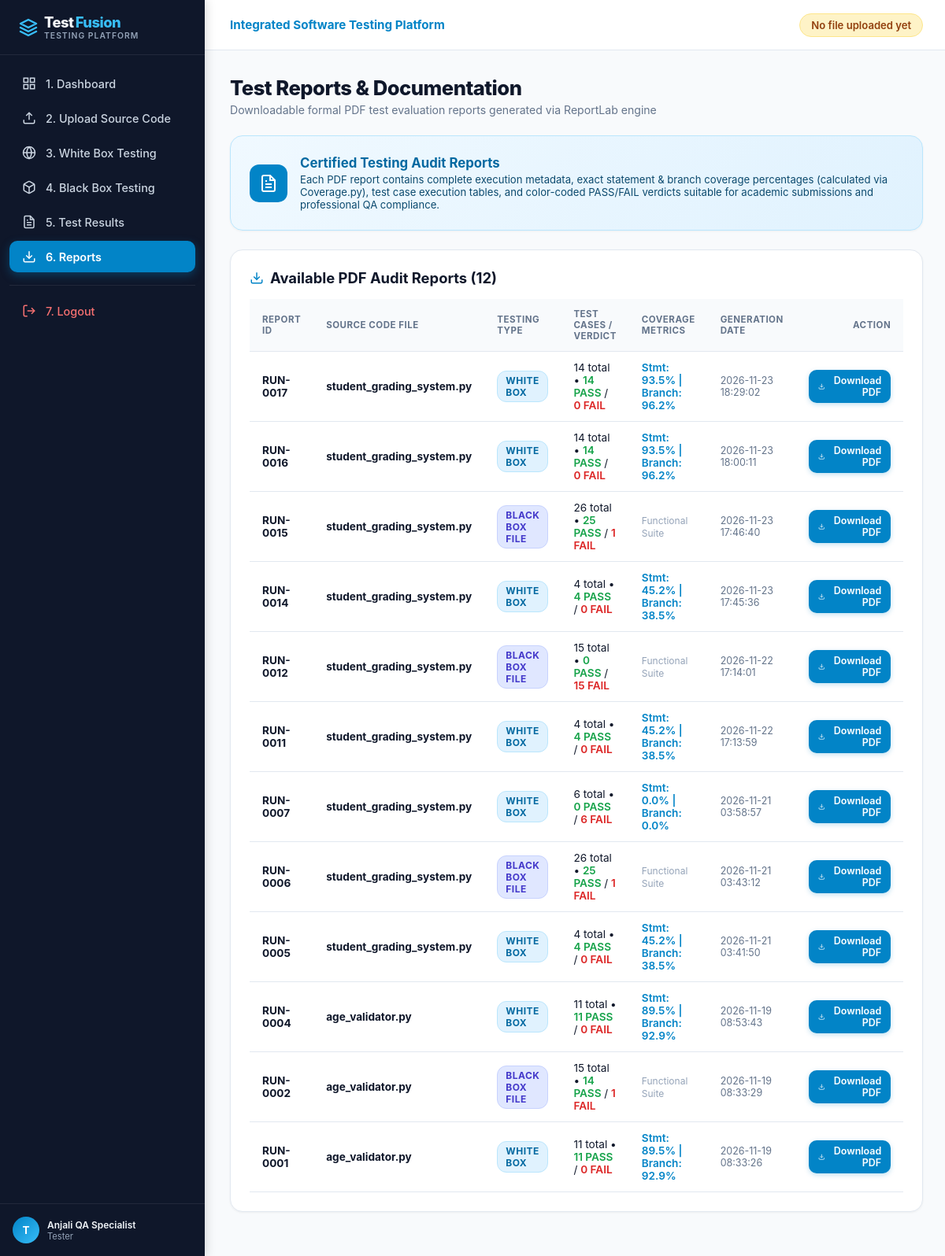
The app's page /reports (signed in) with its own data.
### tables this page shows
CREATE TABLE users (
    id INTEGER PRIMARY KEY AUTOINCREMENT,
    username TEXT UNIQUE NOT NULL,
    email TEXT UNIQUE NOT NULL,
    password_hash TEXT NOT NULL,
    full_name TEXT NOT NULL,
    role TEXT DEFAULT 'Tester',
    created_at TIMESTAMP DEFAULT CURRENT_TIMESTAMP
);

CREATE TABLE test_executions (
    id INTEGER PRIMARY KEY AUTOINCREMENT,
    user_id INTEGER NOT NULL,
    file_id INTEGER,
    test_type TEXT NOT NULL,
    total_tests INTEGER DEFAULT 0,
    passed_tests INTEGER DEFAULT 0,
    failed_tests INTEGER DEFAULT 0,
    statement_coverage REAL DEFAULT 0.0,
    branch_coverage REAL DEFAULT 0.0,
    total_statements INTEGER DEFAULT 0,
    covered_statements INTEGER DEFAULT 0,
    total_branches INTEGER DEFAULT 0,
    covered_branches INTEGER DEFAULT 0,
    duration_ms INTEGER DEFAULT 0,
    executed_lines TEXT DEFAULT '[]',
    missing_lines TEXT DEFAULT '[]',
    uncovered_branches TEXT DEFAULT '[]',
    pdf_report_path TEXT,
    executed_at TIMESTAMP DEFAULT CURRENT_TIMESTAMP,
    FOREIGN KEY (user_id) REFERENCES users(id) ON DELETE CASCADE,
    FOREIGN KEY (file_id) REFERENCES uploaded_files(id) ON DELETE SET NULL
);

CREATE TABLE uploaded_files (
    id INTEGER PRIMARY KEY AUTOINCREMENT,
    user_id INTEGER NOT NULL,
    filename TEXT NOT NULL,
    filepath TEXT NOT NULL,
    file_content TEXT NOT NULL,
    file_size INTEGER NOT NULL,
    uploaded_at TIMESTAMP DEFAULT CURRENT_TIMESTAMP,
    FOREIGN KEY (user_id) REFERENCES users(id) ON DELETE CASCADE
);

### app.py (the view)
@app.route('/reports')
@login_required
def reports():
    user_id = session['user_id']
    conn = get_db_connection()
    report_list = conn.execute("""
        SELECT e.*, f.filename
        FROM test_executions e
        LEFT JOIN uploaded_files f ON e.file_id = f.id
        WHERE e.user_id = ? AND e.pdf_report_path IS NOT NULL
        ORDER BY e.executed_at DESC
    """, (user_id,)).fetchall()
    conn.close()
    return render_template('reports.html', reports=report_list)

### app.py (called while the page is built)
def login_required(f):
    @wraps(f)
    def decorated_function(*args, **kwargs):
        if 'user_id' not in session:
            flash("Please log in to access the testing platform.", "warning")
            return redirect(url_for('login'))
        return f(*args, **kwargs)
    return decorated_function

def get_current_user():
    if 'user_id' not in session:
        return None
    conn = get_db_connection()
    user = conn.execute("SELECT id, username, email, full_name, role FROM users WHERE id = ?", (session['user_id'],)).fetchone()
    conn.close()
    return user

@app.context_processor
def inject_globals():
    return {
        'current_user': get_current_user(),
        'now': datetime.now()
    }

### database/db.py (called while the page is built)
def get_db_connection():
    conn = sqlite3.connect(DB_PATH)
    conn.row_factory = sqlite3.Row
    conn.execute("PRAGMA foreign_keys = ON;")
    return conn

### templates/reports.html (shortened to what this page needs)
{% extends "base.html" %}
{% block content %}
<div class="page-header">
    <div>
        <h1 class="page-title">Test Reports &amp; Documentation</h1>
        <p class="page-subtitle">Downloadable formal PDF test evaluation reports generated via ReportLab engine</p>
    </div>
</div>
<div class="content-card" style="margin-bottom: 24px; background: linear-gradient(135deg, #f0f9ff 0%, #e0f2fe 100%); border-color: #bae6fd;">
    <div style="display: flex; align-items: center; gap: 16px;">
        <div style="width: 48px; height: 48px; border-radius: 12px; background: #0284c7; color: white; display: flex; align-items: center; justify-content: center; flex-shrink: 0;">
        </div>
        <div>
            <h3 style="font-size: 1.05rem; font-weight: 700; color: #0369a1;">Certified Testing Audit Reports</h3>
            <p style="font-size: 0.82rem; color: #0c4a6e; margin-top: 3px;">
                Each PDF report contains complete execution metadata, exact statement &amp; branch coverage percentages (calculated via Coverage.py), test case execution tables, and color-coded PASS/FAIL verdicts suitable for academic submissions and professional QA compliance.
            </p>
        </div>
    </div>
</div>
<div class="content-card">
    <h2 class="card-title">
        <svg width="18" height="18" viewBox="0 0 24 24" fill="none" stroke="#0284c7" stroke-width="2"><path d="M21 15v4a2 2 0 0 1-2 2H5a2 2 0 0 1-2-2v-4"></path><polyline points="7 10 12 15 17 10"></polyline><line x1="12" y1="15" x2="12" y2="3"></line></svg>
        Available PDF Audit Reports ({{ reports | length }})
    </h2>
    <div class="table-responsive">
        <table class="custom-table">
            <thead>
                <tr>
                    <th>Report ID</th>
                    <th>Source Code File</th>
                    <th>Testing Type</th>
                    <th>Test Cases / Verdict</th>
                    <th>Coverage Metrics</th>
                    <th>Generation Date</th>
                    <th style="text-align: right;">Action</th>
                </tr>
            </thead>
            <tbody>
                {% for r in reports %}
                <tr>
                    <td><b>RUN-{{ "%04d" % r['id'] }}</b></td>
                    <td><b>{{ r['filename'] or 'N/A' }}</b></td>
                    <td>
                        {% if r['test_type'] == 'WHITE_BOX' %}
                            <span class="badge badge-info">White Box</span>
                        {% elif r['test_type'] == 'BLACK_BOX_FILE' %}
                            <span class="badge" style="background:#e0e7ff; color:#4338ca; border:1px solid #c7d2fe;">Black Box File</span>
                        {% else %}
                            <span class="badge" style="background:#f3e8ff; color:#7e22ce; border:1px solid #e9d5ff;">Manual Test</span>
                        {% endif %}
                    </td>
                    <td>
                        {{ r['total_tests'] }} total &bull;
                        <span style="color: #16a34a; font-weight: 600;">{{ r['passed_tests'] }} PASS</span> /
                        <span style="color: #dc2626; font-weight: 600;">{{ r['failed_tests'] }} FAIL</span>
                    </td>
                    <td>
                        {% if r['test_type'] == 'WHITE_BOX' %}
                            <span style="font-weight: 600; color: #0284c7;">
                                Stmt: {{ r['statement_coverage'] | round(1) }}% | Branch: {{ r['branch_coverage'] | round(1) }}%
                            </span>
                        {% else %}
                            <span style="color: #94a3b8; font-size: 0.75rem;">Functional Suite</span>
                        {% endif %}
                    </td>
                    <td style="color: #64748b; font-size: 0.78rem;">{{ r['executed_at'] }}</td>
                    <td style="text-align: right;">
                        <a href="{{ url_for('download_report', execution_id=r['id']) }}" class="btn btn-primary btn-sm">
                            <svg width="12" height="12" viewBox="0 0 24 24" fill="none" stroke="currentColor" stroke-width="2"><path d="M21 15v4a2 2 0 0 1-2 2H5a2 2 0 0 1-2-2v-4"></path><polyline points="7 10 12 15 17 10"></polyline><line x1="12" y1="15" x2="12" y2="3"></line></svg>
                            Download PDF
                        </a>
                    </td>
                </tr>
                {% else %}
                <tr>
                    <td colspan="7" style="text-align: center; color: #94a3b8; padding: 32px;">
                        No PDF reports generated yet. Execute a White Box or Black Box test run to generate certified reports!
                    </td>
                </tr>
                {% endfor %}
            </tbody>
        </table>
    </div>
</div>
{% endblock %}

### templates/base.html (shortened to what this page needs)
<!DOCTYPE html>
<html lang="en">
<head>
    <link rel="stylesheet" href="{{ url_for('static', filename='css/style.css') }}">
</head>
<body>
    <aside class="sidebar">
        <div class="sidebar-brand">
            <div>
                Test<span class="highlight">Fusion</span>
                <span class="sidebar-brand-subtitle">Testing Platform</span>
            </div>
        </div>
        <ul class="sidebar-menu">
            <li>
                <a href="{{ url_for('dashboard') }}" class="sidebar-link {% if request.endpoint == 'dashboard' %}active{% endif %}">
                    <svg viewBox="0 0 24 24" fill="none" stroke="currentColor" stroke-width="2"><rect x="3" y="3" width="7" height="7"></rect><rect x="14" y="3" width="7" height="7"></rect><rect x="14" y="14" width="7" height="7"></rect><rect x="3" y="14" width="7" height="7"></rect></svg>
                    <span>1. Dashboard</span>
                </a>
            </li>
            <li>
                <a href="{{ url_for('upload') }}" class="sidebar-link {% if request.endpoint == 'upload' %}active{% endif %}">
                    <svg viewBox="0 0 24 24" fill="none" stroke="currentColor" stroke-width="2"><path d="M21 15v4a2 2 0 0 1-2 2H5a2 2 0 0 1-2-2v-4"></path><polyline points="17 8 12 3 7 8"></polyline><line x1="12" y1="3" x2="12" y2="15"></line></svg>
                    <span>2. Upload Source Code</span>
                </a>
            </li>
            <li>
                <a href="{{ url_for('whitebox') }}" class="sidebar-link {% if request.endpoint == 'whitebox' %}active{% endif %}">
                    <svg viewBox="0 0 24 24" fill="none" stroke="currentColor" stroke-width="2"><circle cx="12" cy="12" r="10"></circle><path d="M12 2a14.5 14.5 0 0 0 0 20 14.5 14.5 0 0 0 0-20"></path><path d="M2 12h20"></path></svg>
                    <span>3. White Box Testing</span>
                </a>
            </li>
            <li>
                <a href="{{ url_for('blackbox') }}" class="sidebar-link {% if request.endpoint == 'blackbox' %}active{% endif %}">
                    <span>4. Black Box Testing</span>
                </a>
            </li>
            <li>
                <a href="{{ url_for('results') }}" class="sidebar-link {% if request.endpoint == 'results' %}active{% endif %}">
                    <span>5. Test Results</span>
                </a>
            </li>
            <li>
                <a href="{{ url_for('reports') }}" class="sidebar-link {% if request.endpoint == 'reports' %}active{% endif %}">
                    <svg viewBox="0 0 24 24" fill="none" stroke="currentColor" stroke-width="2"><path d="M21 15v4a2 2 0 0 1-2 2H5a2 2 0 0 1-2-2v-4"></path><polyline points="7 10 12 15 17 10"></polyline><line x1="12" y1="15" x2="12" y2="3"></line></svg>
                    <span>6. Reports</span>
                </a>
            </li>
            <li style="margin-top: 16px; border-top: 1px solid rgba(255,255,255,0.08); padding-top: 12px;">
                <a href="{{ url_for('logout') }}" class="sidebar-link" style="color: #f87171;">
                    <svg viewBox="0 0 24 24" fill="none" stroke="currentColor" stroke-width="2"><path d="M9 21H5a2 2 0 0 1-2-2V5a2 2 0 0 1 2-2h4"></path><polyline points="16 17 21 12 16 7"></polyline><line x1="21" y1="12" x2="9" y2="12"></line></svg>
                    <span>7. Logout</span>
                </a>
            </li>
        </ul>
        <div class="sidebar-footer">
            <div class="user-badge">
                <div class="user-avatar">
                    {{ current_user['username'][0].upper() if current_user else 'U' }}
                </div>
                <div style="overflow: hidden;">
                    <div style="color: #f1f5f9; font-weight: 600; white-space: nowrap; text-overflow: ellipsis; overflow: hidden;">
                        {{ current_user['full_name'] if current_user else 'Guest User' }}
                    </div>
                    <div style="font-size: 0.7rem; color: #94a3b8;">{{ current_user['role'] if current_user else 'Tester' }}</div>
                </div>
            </div>
        </div>
    </aside>
    <div class="main-wrapper">
        <header class="top-navbar">
            <div style="display: flex; align-items: center; gap: 12px;">
                <span style="font-weight: 700; color: #0284c7; font-size: 0.95rem;">Integrated Software Testing Platform</span>
            </div>
            <div style="display: flex; align-items: center; gap: 16px;">
                {% if session.get('active_file_id') %}
                <div class="file-status-badge">
                    <span style="width: 8px; height: 8px; border-radius: 50%; background-color: #16a34a; display: inline-block;"></span>
                    <span>Target: <b>Python Active File</b></span>
                </div>
                {% else %}
                <div class="file-status-badge" style="background: #fef3c7; border-color: #fde68a; color: #92400e;">
                    <span>No file uploaded yet</span>
                </div>
                {% endif %}
            </div>
        </header>
        <main class="content-area">
            {% block content %}{% endblock %}
        </main>
    </div>
</body>
</html>

### records on screen
users: username "T", full_name "Anjali QA Specialist", role "Tester"
test_executions: id "0017", filename "student_grading_system.py", test_type "WHITE BOX", total_tests "14", passed_tests "14", failed_tests "0", statement_coverage "93.5", branch_coverage "96.2", executed_at "2026-11-23 18:29:02"
test_executions: id "0016", filename "student_grading_system.py", test_type "WHITE BOX", total_tests "14", passed_tests "14", failed_tests "0", statement_coverage "93.5", branch_coverage "96.2", executed_at "2026-11-23 18:00:11"
test_executions: id "0015", filename "student_grading_system.py", test_type "BLACK BOX FILE", total_tests "26", passed_tests "25", failed_tests "1", executed_at "2026-11-23 17:46:40"
test_executions: id "0014", filename "student_grading_system.py", test_type "WHITE BOX", total_tests "4", passed_tests "4", failed_tests "0", statement_coverage "45.2", branch_coverage "38.5", executed_at "2026-11-23 17:45:36"
test_executions: id "0012", filename "student_grading_system.py", test_type "BLACK BOX FILE", total_tests "15", passed_tests "0", failed_tests "15", executed_at "2026-11-22 17:14:01"
test_executions: id "0011", filename "student_grading_system.py", test_type "WHITE BOX", total_tests "4", passed_tests "4", failed_tests "0", statement_coverage "45.2", branch_coverage "38.5", executed_at "2026-11-22 17:13:59"
test_executions: id "0007", filename "student_grading_system.py", test_type "WHITE BOX", total_tests "6", passed_tests "0", failed_tests "6", statement_coverage "0.0", branch_coverage "0.0", executed_at "2026-11-21 03:58:57"
test_executions: id "0006", filename "student_grading_system.py", test_type "BLACK BOX FILE", total_tests "26", passed_tests "25", failed_tests "1", executed_at "2026-11-21 03:43:12"
test_executions: id "0005", filename "student_grading_system.py", test_type "WHITE BOX", total_tests "4", passed_tests "4", failed_tests "0", statement_coverage "45.2", branch_coverage "38.5", executed_at "2026-11-21 03:41:50"
test_executions: id "0004", filename "age_validator.py", test_type "WHITE BOX", total_tests "11", passed_tests "11", failed_tests "0", statement_coverage "89.5", branch_coverage "92.9", executed_at "2026-11-19 08:53:43"
test_executions: id "0002", filename "age_validator.py", test_type "BLACK BOX FILE", total_tests "15", passed_tests "14", failed_tests "1", executed_at "2026-11-19 08:33:29"
test_executions: id "0001", filename "age_validator.py", test_type "WHITE BOX", total_tests "11", passed_tests "11", failed_tests "0", statement_coverage "89.5", branch_coverage "92.9", executed_at "2026-11-19 08:33:26"

### other values on screen
{{ reports | length }} "12"
